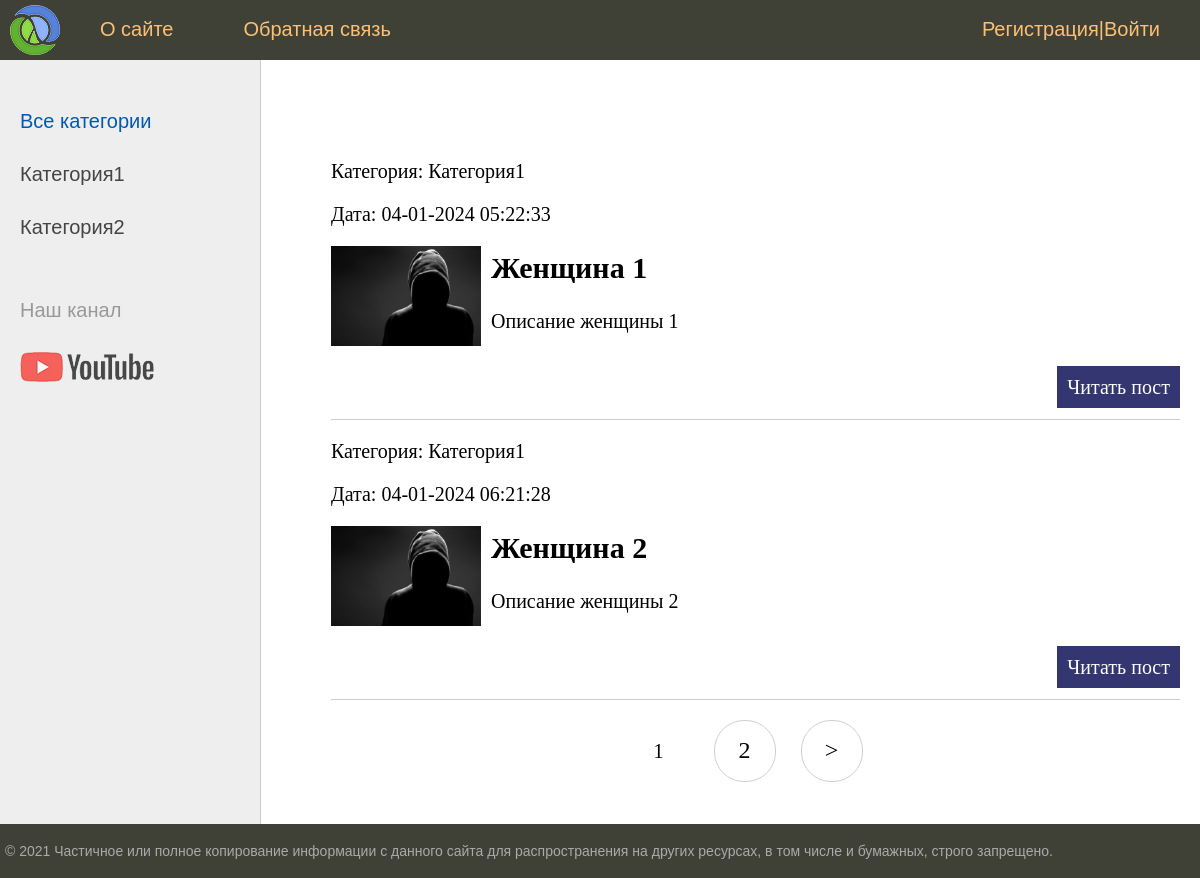
The page / on the database its author committed.
### women/models.py (models this page shows, shortened)
class Category(models.Model):
	name=models.CharField(max_length=100, db_index=True, verbose_name="Категория")
	slug=models.SlugField(max_length=255, unique=True, db_index=True, verbose_name="URL")
	def __str__(self):
		return self.name
	def get_absolute_url(self):
		return reverse('category', kwargs={'cat_slug':self.slug})
	class Meta:
		verbose_name='Категория'
		verbose_name_plural='Категории'
		ordering=['id']

class Women(models.Model):
	title=models.CharField(max_length=255, verbose_name="Заголовок")
	slug=models.SlugField(max_length=255, unique=True, db_index=True, verbose_name="URL")
	content=models.TextField(blank=True, verbose_name="Текст статьи")
	photo=models.ImageField(upload_to="photos/%Y/%m/%d/", verbose_name="Фото")
	time_create=models.DateTimeField(auto_now_add=True, verbose_name="Время создания")
	time_update=models.DateTimeField(auto_now=True, verbose_name="Время изменения")
	is_published=models.BooleanField(default=True, verbose_name="Публикация")
	cat=models.ForeignKey('Category', on_delete=models.PROTECT, verbose_name="Категории")
	def get_absolute_url(self):
		return reverse('post', kwargs={'post_slug':self.slug})
	class Meta:
		verbose_name='Известные женщины'
		verbose_name_plural='Известные женщины'
		ordering=['id']

### women/views.py (the view)
# urls.py: path('', WomenHome.as_view(), name='home'), #http://127.0.0.1:8000/
class WomenHome(DataMixin, ListView):
	model=Women
	template_name='women/index.html'
	context_object_name='posts'
	def get_context_data(self, *, object_list=None, **kwargs):
		context=super().get_context_data(**kwargs)
		c_def = self.get_user_context(title="Главная страница")
		return dict(list(context.items())+list(c_def.items()))
	def get_queryset(self):
		return Women.objects.filter(is_published=True).select_related('cat')

### women/utils.py (called while the page is built)
	def get_user_context(self, **kwargs):
		context = kwargs
		cats = cache.get('cats')
		if not cats:
			cats = Category.objects.annotate(Count('women'))
			cache.set('cats', cats, 60)
		user_menu = menu.copy()
		if not self.request.user.is_authenticated:
			user_menu.pop(1)
		context['menu']=user_menu
		context['cats']=cats
		if 'cat_selected' not in context:
			context['cat_selected'] = 0
		return context

### women/templates/women/index.html (shortened to what this page needs)
{% extends 'women/base.html' %}
{% block content %}
<ul class="list-articles">
	{% for i in posts %}
			<li>
				<div class="article_panel">
					<p class="first">Категория: {{i.cat}}</p>
					<p class="last">Дата: {{i.time_update|date:"d-m-Y H:i:s"}}</p>
				</div>
{% if i.photo %}
				<p><img class="img-article-left thumb" src="{{i.photo.url}}"></p>
{% endif %}
				<h2>{{i.title}}</h2>
	{% autoescape on %}
	{{i.content|linebreaks|truncatewords:50}}
	{% endautoescape %}
				<p class="link-read-post">
					<a href="{{ i.get_absolute_url }}">
						Читать пост
					</a>
				</p>
			</li>
	{% endfor %}
</ul>
{% endblock %}

### women/templates/women/base.html (shortened to what this page needs)
{% load static %}
{% load women_tags %}
<!DOCTYPE html>
<html>
<head>
	<link type="text/css" href="{% static 'women/css/style.css' %}" rel="stylesheet" />
</head>
<body>
<table class="table-page" border=0 cellpadding="0" cellspacing="0">
<tr><td valign=top>
{% block mainmenu %}
		<div class="header">
			<ul id="mainmenu" class="mainmenu">
				<li class="logo"><a href="{% url 'home' %}"><div class="logo"></div></a></li>
				{% for m in menu %}
				<li><a href="{% url m.url_name %}">{{m.title}}</a></li>
				{% endfor %}
				{% if request.user.is_authenticated %}
				<li class="last">{{user.username}} | <a href="{% url 'logout' %}">Выйти</a></li>
				{% else %}
				<li class="last"><a href="{% url 'register' %}">Регистрация</a>|<a href="{% url 'login' %}">Войти</a></li>
				{% endif %}
			</ul>
		</div>
{% endblock mainmenu %}
<table class="table-content" border=0 cellpadding="0" cellspacing="0">
	<tr>
		<td valign="top" class="left-chapters">
			<ul id="leftchapters">
				{% if cat_selected == 0 %}
				<li class="selected">Все категории</li>
				{% else %}
				<li><a href="{% url 'home' %}">Все категории</a></li>
				{% endif %}
				{% for c in cats %}
					{% if c.women__count > 0 %}
						{% if c.pk == cat_selected %}
				<li class="selected">{{c.name}}</li>
						{% else %}
				<li class=""><a href="{{ c.get_absolute_url }}">{{c.name}}</a></li>
						{% endif %}
					{% endif %}
				{% endfor %}
				<li class="share"><p>Наш канал</p><a class="share-yt" href="https://www.youtube.com/channel/UClJzWfGWuGJL2t-3dYKcHTA/playlists" target="_blank" rel="nofollow"></a></li>
			</ul>
		</td>
		<td valign="top" class="content">
	<div class="content-text">
{% block content %}
{% endblock %}
		{% if page_obj.has_other_pages %}
		<nav class="list-pages">
			<ul>
				{% for p in paginator.page_range %}
				{% if page_obj.number == p %}
				<li class="page-num page-num-selected">{{ p }}</li>
				{% elif p >= page_obj.number|add:-2 and p <= page_obj.number|add:2 %}
				<li class="page-num"><a href="?page={{ p }}">{{ p }}</a></li>
				{% endif %}
				{% endfor %}
				{% if page_obj.has_next %}
				<li class="page-num"><a href="?page={{ page_obj.next_page_number }}">&gt;</a></li>
				{% endif %}
			</ul>
		</nav>
		{% endif %}
	</div>
</td></tr></table>
</td></tr>
<tr><td valign=top>
	<div id="footer">
		<p>&copy; 2021 Частичное или полное копирование информации с данного сайта для распространения на других ресурсах, в том числе и бумажных, строго запрещено.</p>
	</div>
</td></tr></table>
</body>
</html>

### women/static/women/css/style.css (style rules this page uses)
html, body { font-family: 'Arial'; margin: 0; padding: 0; height: 100%; width: 100%; color: #444; }
a { color: #0059b2; text-decoration: none; }
img { max-width: 600px; height: auto; }
img.img-article-left { max-width: 300px; height: auto; float: left; padding: 0 10px 10px 0; }
img.img-article-left.thumb { max-width: 150px; height: auto; }
p.link-read-post { text-align: right; }
p.link-read-post a { padding: 10px; min-width: 100px; background: #333671; color: #fff; text-decoration: none; }
ul.list-articles { list-style: none; margin: 0; padding: 0; }
ul.list-articles li { border-bottom: 1px solid #ccc; }
.table-page { width: 100%; height: 100%; vertical-align: top; }
.table-page tr { height: 100%; }
.header { background: #3F4137; height: 60px; }
.logo { background: url('../images/logo.png') no-repeat 10px 5px; width: 70px; height: 60px; }
ul.mainmenu { list-style: none; margin: 0; padding: 0; height: 60px; color: #fdc073; font-size: 20px; overflow: hidden; }
ul.mainmenu li { float: left; margin: 18px 40px 0 30px; }
ul.mainmenu li.logo { margin: 0; }
ul.mainmenu li.last { float: right; }
ul.mainmenu li a { color: #fdc073; text-decoration: none; }
.table-content { width: 100%; min-height: 100%; height: 100%; }
.left-chapters { margin: 0; background: #eee; border-right: 1px solid #ccc; min-height: 100%; }
.left-chapters ul { width: 230px; min-height: 100%; margin: 0; padding: 20px 10px 10px 20px; list-style: none; font-size: 20px; }
.left-chapters ul li { margin: 30px 0 0 0; color: #999; }
.left-chapters ul li.selected { color: #0059b2; }
.left-chapters ul li a { color: #444; text-decoration: none; }
.left-chapters ul li.share { margin: 60px 0 0 0; }
.left-chapters ul li.share p { margin: 30px 0 30px 0; }
.left-chapters ul li.share a { display: inline-block; width: 40px; height: 40px; margin: 0 20px 0 0; }
.left-chapters ul li.share a.share-yt { width: 100%; height: 30px; background: url('../images/share_yt.png') no-repeat 0 0 }
.content { padding: 40px 20px 20px 40px; width: 100%; box-sizing: border-box; }
.content-text { margin: 60px 0 0 30px; color: #000; font-size: 20px; font-family: Yandex Sans Display Light; }
#footer { box-sizing: border-box; background: #3F4137; padding: 5px; color: #aaa; font-size: 14px; font-family: Verdana, Geneva, Arial, Helvetica; text-align: left; overflow: hidden; }
.list-pages { text-align: center; margin: 0 0 20px 0; }
.list-pages ul { margin: 20px 0 0 0; padding: 0; list-style: none; }
.list-pages ul li { display: inline-block; margin: 0 20px 0 0; }
.list-pages a { color: #000; font-size: 24px; text-decoration: none; }
.list-pages .page-num, .page-num-selected { display: inline-block; width: 60px; height: 44px; padding: 16px 0 0 0; border: 1px solid #d0d0d0; border-radius: 30px; }
.list-pages .page-num-selected { border: none; color: #000; font-size: 20px; }

### rows shown on the page
Category: name "Категория1"
Category: name "Категория2"
Women: cat "Категория1", time_update "04-01-2024 05:22:33", photo (picture), title "Женщина 1", content "Описание женщины 1"
Women: cat "Категория1", time_update "04-01-2024 06:21:28", photo (picture), title "Женщина 2", content "Описание женщины 2"

### other values the page prints
{{ m.title }} "О сайте" "Обратная связь"
{{ p }} "1"
{{ p }} "2"
